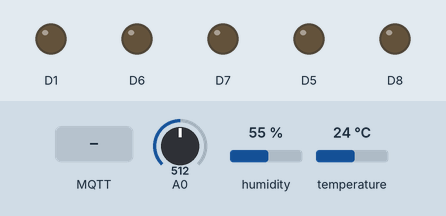
A sketch run on a simulated ESP8266 (NodeMCU). Shown: output pins drawn as LEDs (lit = HIGH). Dashed ring = blinking. Inputs (shaded band) come from the test bench; at power-on: A0 = 512, humidity 55 %, temperature 24 °C. WiFi joins after 1.5 s; servers stay silent unless stated; no MQTT or app messages arrive unless stated; what the sketch prints to the serial monitor is not drawn.

Above: at 2.7 s.
2.8 s: MQTT message "IoTlab/LEDLight" arrives on the first subscribed topic
At 5.13 s:
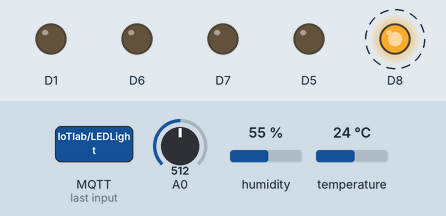
6.7 s: MQTT message "IoTlab/LEDLight" arrives on the second subscribed topic
At 8.74 s:
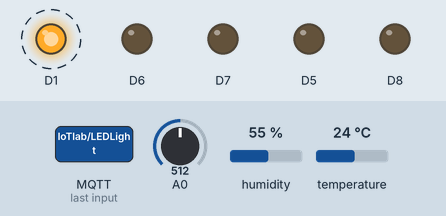
10.3 s: MQTT message "IoTlab/LEDLight" arrives on the third subscribed topic
At 12.36 s:
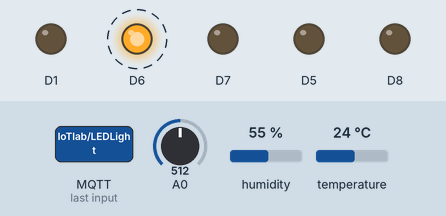
Timing chart, 0 to 14.0 s (numbered marks = the images above; inputs shaded):
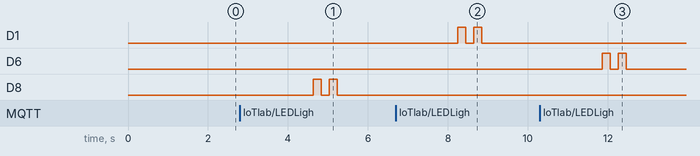

Measured:
- after the input at 2.8 s, D8: alternates HIGH for 0.20 s and LOW for 0.20 s, 4 changes in all, then stays LOW, starting after 1.8 s
- after the input at 6.7 s, D1: alternates HIGH for 0.20 s and LOW for 0.20 s, 4 changes in all, then stays LOW, starting after 1.5 s
- after the input at 10.3 s, D6: alternates HIGH for 0.20 s and LOW for 0.20 s, 4 changes in all, then stays LOW, starting after 1.6 s

The sketch:

MQTT_Python.ino
```cpp
#include <ESP8266WiFi.h>
#include <PubSubClient.h>
#include "DHTesp.h"

#include <SPI.h>
#include <MFRC522.h>

DHTesp dht;

constexpr uint8_t RST_PIN = D3;     // Configurable, see typical pin layout above
constexpr uint8_t SS_PIN = D4;     // Configurable, see typical pin layout above
MFRC522 rfid(SS_PIN, RST_PIN); // Instance of the class
MFRC522::MIFARE_Key key;
String tag;

float lightValue;

const char* ssid = "Please_Let_Me_See_My_Kids";
const char* password = "sussybaka";

const char* mqtt_server = "192.168.1.100";

WiFiClient vanieriot;
PubSubClient client(vanieriot);


void setup_wifi() {
  delay(10);
  // We start by connecting to a WiFi network
  Serial.println();
  Serial.print("Connecting to ");
  Serial.println(ssid);
  WiFi.begin(ssid, password);
  while (WiFi.status() != WL_CONNECTED) {
    delay(500);
    Serial.print(".");
  }
  Serial.println("");
  Serial.print("WiFi connected - IP address: ");
  Serial.println(WiFi.localIP());
}


void callback(String topic, byte* message, unsigned int length) {
  Serial.print("Message arrived on topic: ");
  Serial.print(topic);
  Serial.print(". Message: ");
  String messagein;

  for (int i = 0; i < length; i++) {
    Serial.print((char)message[i]);
    messagein += (char)message[i];
  }

  if(topic=="IoTlab/LEDLight"){
    if (messagein == "ON"){
      Serial.println("Light is ON");
      digitalWrite(D8, HIGH);
    }else if (messagein == "OFF") {
      Serial.println("Light is OFF");
      digitalWrite(D8, LOW);
    }else{
      digitalWrite(D8, HIGH);
      delay(200);
      digitalWrite(D8, LOW);
      delay(200);
      digitalWrite(D8, HIGH);
      delay(200);
      digitalWrite(D8, LOW);
    }
  }

  if(topic=="IoTlab/Fan"){
    if (messagein == "ON"){
      Serial.println("Fan is ON");
      digitalWrite(D1, HIGH);
    }else if (messagein == "OFF") {
      Serial.println("Fan is OFF");
      digitalWrite(D1, LOW);
    }else{
      digitalWrite(D1, HIGH);
      delay(200);
      digitalWrite(D1, LOW);
      delay(200);
      digitalWrite(D1, HIGH);
      delay(200);
      digitalWrite(D1, LOW);
    }
  }

  if(topic=="IoTlab/ThresholdTemp"){
    if (messagein == "ON"){
      Serial.println("Threshold Temp is ON");
      digitalWrite(D6, HIGH);
    }else if (messagein == "OFF") {
      Serial.println("Threshold Temp is OFF");
      digitalWrite(D6, LOW);
    }else{
      digitalWrite(D6, HIGH);
      delay(200);
      digitalWrite(D6, LOW);
      delay(200);
      digitalWrite(D6, HIGH);
      delay(200);
      digitalWrite(D6, LOW);
    }
  }

  if(topic=="IoTlab/ThresholdLight"){
    if (messagein == "ON"){
      Serial.println("Threshold Light is ON");
      digitalWrite(D7, HIGH);
    }else if (messagein == "OFF") {
      Serial.println("Threshold Light is OFF");
      digitalWrite(D7, LOW);
    }else{
      digitalWrite(D7, HIGH);
      delay(200);
      digitalWrite(D7, LOW);
      delay(200);
      digitalWrite(D7, HIGH);
      delay(200);
      digitalWrite(D7, LOW);
    }
  }

}


void reconnect() {
  while (!client.connected()) {
    Serial.print("Attempting MQTT connection...");


   //  String clientId = "ESP8266Client-";
   // clientId += String(random(0xffff), HEX);
    // Attempt to connect
   // if (client.connect(clientId.c_str())) {
           if (client.connect("vanieriot")) {

      Serial.println("connected");
      client.subscribe("IoTlab/LEDLight");
      client.subscribe("IoTlab/Fan");
      client.subscribe("IoTlab/ThresholdTemp");
      client.subscribe("IoTlab/ThresholdLight");
    } else {
      Serial.print("failed, rc=");
      Serial.print(client.state());
      Serial.println(" try again in 5 seconds");
      // Wait 5 seconds before retrying
      delay(5000);
    }
  }
}


void setup() {

  Serial.begin(115200);
  SPI.begin(); // Init SPI bus
  dht.setup(4, DHTesp::DHT11);
  rfid.PCD_Init(); // Init MFRC522
  pinMode(D5, OUTPUT);
  pinMode(D6, OUTPUT);
  pinMode(D7, OUTPUT);
  pinMode(D8, OUTPUT);
  pinMode(D1, OUTPUT);
  setup_wifi();
  client.setServer(mqtt_server, 1883);
  client.setCallback(callback);

}

void loop() {

  if (!client.connected()) {
    reconnect();
    }
  if(!client.loop())
    client.connect("vanieriot");

  lightValue = float(analogRead(A0)); // read analog input pin 0
  lightValue = (1024 - lightValue)/10;

  char lightArr[8];
  dtostrf(lightValue,6,2,lightArr);

  float temp= dht.getTemperature();
  float hum= dht.getHumidity();

    char tempArr [8];
    dtostrf(temp,6,2,tempArr);
    char humArr [8];
    dtostrf(hum,6,2,humArr);

     client.publish("IoTlab/ESP","Hello IoTlab");
     client.publish("IoTlab/temperature", tempArr);
     client.publish("IoTlab/humidity", humArr);
     client.publish("IoTlab/light", lightArr);

     delay(3000);

  }
```
